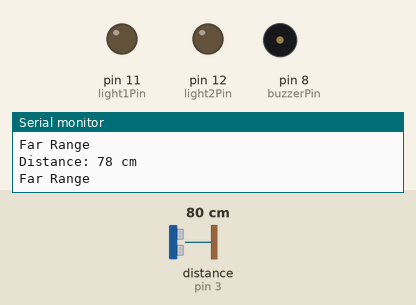
The sketch below on a simulated Arduino Uno, built with avr-gcc and run on an emulated ATmega328P. On the bench: output pins drawn as LEDs (lit = HIGH), buzzer (waves = sounding), the last lines printed to the serial monitor. Wiring (inferred from the names in the program): ultrasonic range finder: trigger pin 2; echo pin 3. The test bench sets the inputs (shaded band); at power-on: distance to the obstacle (sensor on pin 3) 80 cm. The echo pulse lasts 58.3 µs per cm; pins used as bus, display or sensor lines are not drawn.

Above: at 2.3 s.
2.4 s: distance to the obstacle (sensor on pin 3) set to 57 cm
4.5 s: distance to the obstacle (sensor on pin 3) set to 48 cm
At 5.8 s:
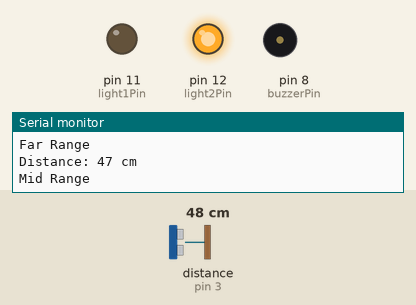
9.0 s: distance to the obstacle (sensor on pin 3) set to 13 cm
12.5 s: distance to the obstacle (sensor on pin 3) set to 10 cm
At 14.3 s:
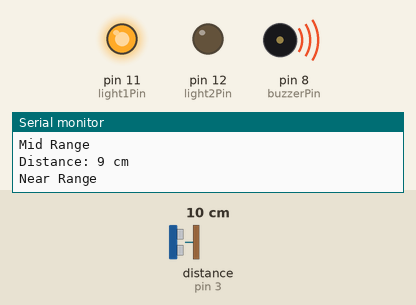
17.5 s: distance to the obstacle (sensor on pin 3) set to 18 cm
At 17.8 s:
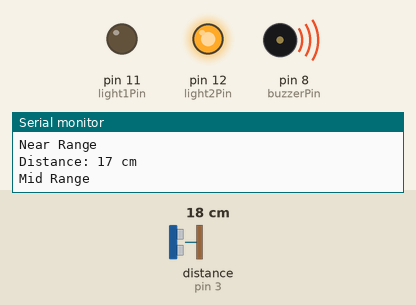
22.5 s: distance to the obstacle (sensor on pin 3) set to 2 cm
At 25.3 s:
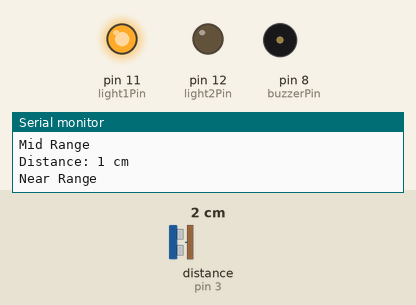
Timing chart, 0 to 28.5 s (numbered marks = the images above; inputs shaded):
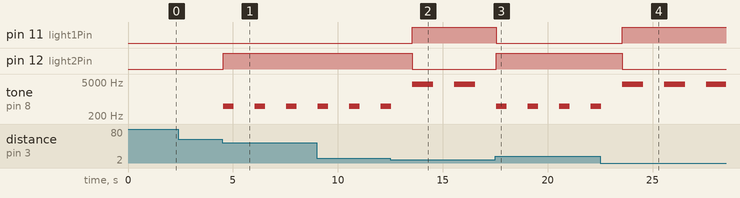

The sketch:

EX1.ino
```cpp
// Distance Measurement
#include <Wire.h>

// Pin Definitions
#define echoPin 3
#define trigPin 2
#define buzzerPin 8
#define light1Pin 11
#define light2Pin 12
#define light3Pin 13

// Constants for distance thresholds
const int NEAR_RANGE = 10;      // Near range threshold in cm
const int MID_RANGE = 50;       // Mid range threshold in cm
const int DELAY_TIME = 1000;    // Delay between sensor readings

long duration;
int distance;

void setup() {
  // Initialize pins
  pinMode(trigPin, OUTPUT);
  pinMode(echoPin, INPUT);
  pinMode(buzzerPin, OUTPUT);
  pinMode(light1Pin, OUTPUT);
  pinMode(light2Pin, OUTPUT);

  // Initialize serial communication
  Serial.begin(9600);
  Serial.println("Annamalai University BE CSE 2024");
  Serial.println("Distance Measure Program");
}

// Function to calculate distance from the ultrasonic sensor
int getDistance() {
  // Send a pulse to the ultrasonic sensor
  digitalWrite(trigPin, LOW);
  delayMicroseconds(2);
  digitalWrite(trigPin, HIGH);
  delayMicroseconds(10);
  digitalWrite(trigPin, LOW);

  // Read the echo duration and calculate distance in cm
  duration = pulseIn(echoPin, HIGH);
  int calculatedDistance = duration * 0.034 / 2;
  return calculatedDistance;
}

// Function to manage the buzzer and lights based on distance
void handleAlerts(int distance) {
  if (distance <= NEAR_RANGE) {
    // Near range: Turn on light1 and buzzer at 1kHz
    Serial.println("Near Range");
    digitalWrite(light1Pin, HIGH);
    digitalWrite(light2Pin, LOW);
    digitalWrite(light3Pin, LOW);
    tone(buzzerPin, 4000);  // Buzzer at 1kHz
    delay(1000);            // Sound for 1 second
    noTone(buzzerPin);      // Turn off buzzer
  }
  else if (distance > NEAR_RANGE && distance <= MID_RANGE) {
    // Mid-range: Turn on light2 and buzzer at 500Hz
    Serial.println("Mid Range");
    digitalWrite(light2Pin, HIGH);
    digitalWrite(light1Pin, LOW);
    digitalWrite(light3Pin, LOW);
    tone(buzzerPin, 500);   // Buzzer at 500Hz
    delay(500);             // Sound for 500 ms
    noTone(buzzerPin);      // Turn off buzzer
  }
  else {
    // Far range: Turn off lights(1 & 2) and buzzer
    Serial.println("Far Range");
    digitalWrite(light1Pin, LOW);
    digitalWrite(light2Pin, LOW);
    digitalWrite(light3Pin, HIGH);
    noTone(buzzerPin);      // Ensure buzzer is off
    delay(500);
  }
}

void loop() {
  // Get the current distance from the ultrasonic sensor
  distance = getDistance();

  // Print distance to Serial Monitor
  Serial.print("Distance: ");
  Serial.print(distance);
  Serial.println(" cm");

  // Handle lights and buzzer based on distance
  handleAlerts(distance);

  // Delay between measurements to avoid excessive reading
  delay(DELAY_TIME);
}
```

Measured:
- the behaviour switches between 52 and 51 cm on distance to the obstacle (sensor on pin 3) (found by bisection; images 0 and 1)
- the behaviour switches between 12 and 11 cm on distance to the obstacle (sensor on pin 3) (found by bisection; images 1 and 2)
- after the input at 4.5 s, pin 12 (light2Pin): LOW → HIGH at once; tone on pin 8 (buzzerPin): alternates 500 Hz for 0.50 s and silent for 1.0 s, starting at once
- after the input at 12.5 s, pin 11 (light1Pin): LOW → HIGH after 1.1 s; pin 12 (light2Pin): HIGH → LOW after 1.1 s; tone on pin 8 (buzzerPin): alternates 4000 Hz for 1.0 s and silent for 1.0 s, starting after 1.1 s
- after the input at 17.5 s, pin 11 (light1Pin): HIGH → LOW after 0.05 s; pin 12 (light2Pin): LOW → HIGH after 0.05 s
- after the input at 22.5 s, pin 11 (light1Pin): LOW → HIGH after 1.1 s; pin 12 (light2Pin): HIGH → LOW after 1.1 s; tone on pin 8 (buzzerPin): alternates 4000 Hz for 1.0 s and silent for 1.0 s, starting after 1.1 s
